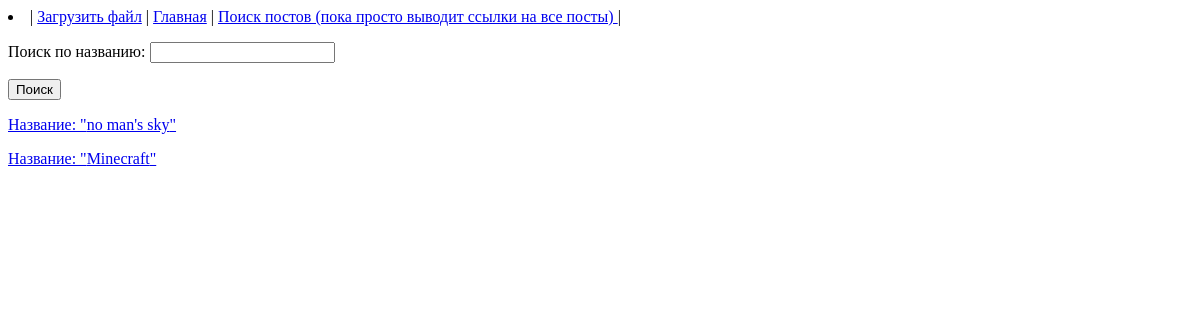
/search/, run on an earlier commit of the app's database.
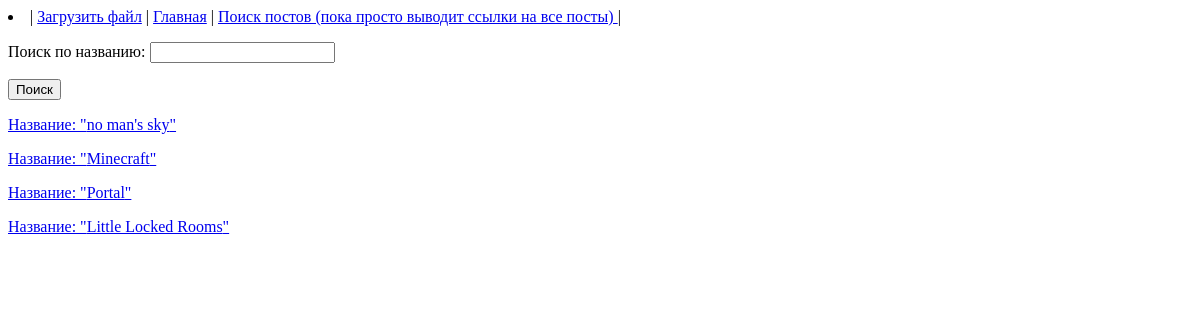
And on a later commit of the database.
### GamersSFU/models.py (models this page shows, shortened)
class Game(models.Model):
    Title = models.CharField(max_length=255)
    Description = models.CharField(max_length=1024)
    GameFile = models.ForeignKey(ZipFile, on_delete=models.CASCADE, null=False)
    Developer = models.ForeignKey(MyUsers, on_delete=models.DO_NOTHING, null=True)
    class Meta:
        verbose_name = 'Стрыницы игр'
        ordering = [ 'id' ]

### GamersSFU/views.py (the view, shortened to what this page needs)
# urls.py: path("search/", views.search.as_view(), name="search"),
class search(View):
    def get(self, request):
        return render(request, 'search.html', {'searched' : Game.objects.all(), 'search_form' : SearchForm })

### templates/search.html (shortened to what this page needs)
{% load static %}
<html>
    <head>
        {% include 'header.html' %}
    </head>
    <body>
        <div>
            <form method="post" enctype="multipart/form-data">
                {{search_form.as_p}}
                <button type=“submit”>Поиск</button>
            </form>
        </div>
        {% for c in searched %}
            <div>
                <a href="/getpost/?post_id={{c.id}}">Название: "{{ c.Title }}"</p>
            </div>
        {% endfor  %}
    </body>
</html>

### templates/header.html
<li>
    |
    <a href="/upload/">Загрузить файл</a>
    |
    <a href="/">Главная</a>
    |
    <a href="/search/">Поиск постов (пока просто выводит ссылки на все посты) </a>
    |
</li>

What changed in the data, as far as the page shows it:
added Game: Title "Portal"
added Game: Title "Little Locked Rooms"
